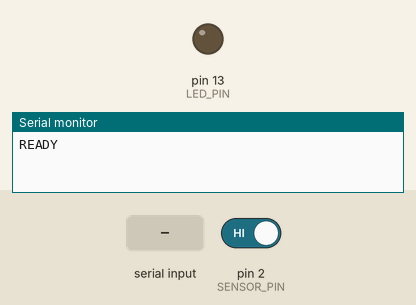
Simulated run of this sketch. Board: Arduino Nano, built with avr-gcc and run on an emulated ATmega328P. On the bench: output pins drawn as LEDs (lit = HIGH), the last lines printed to the serial monitor. The inputs (shaded band) are chosen by the test bench; at power-on: pin 2 (SENSOR_PIN) HIGH.

Above: at 1.8 s.
1.9 s: pin 2 (SENSOR_PIN) driven LOW
At 3.1 s:
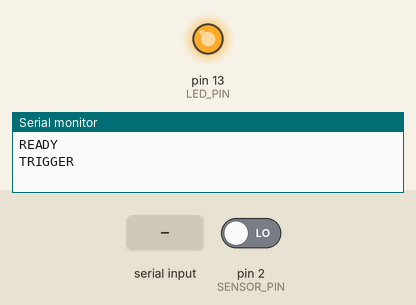
3.4 s: "C" received over Serial
At 3.7 s:
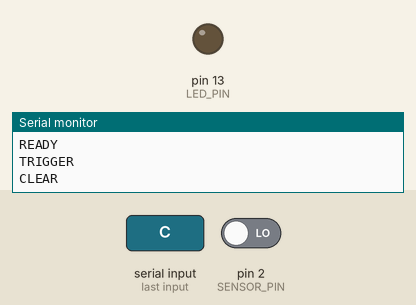
6.4 s: "T" received over Serial
At 7.0 s:
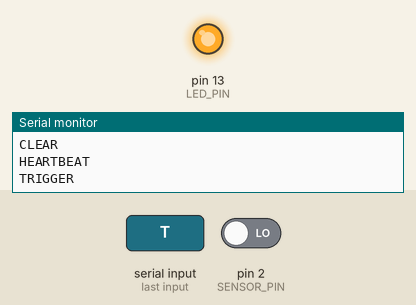
7.9 s: "c" received over Serial
At 8.3 s:
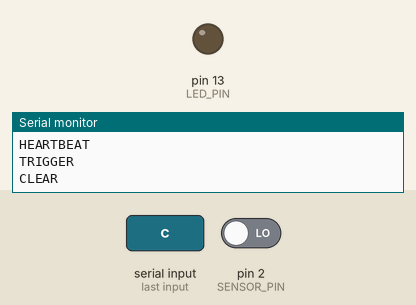
Timing chart, 0 to 10.4 s (numbered marks = the images above; inputs shaded):
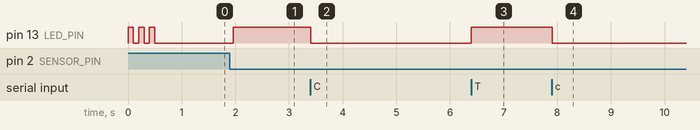

The sketch:

trigger_sensor.ino
```cpp
/**
 * AI检测项目 - Arduino Nano 光电触发固件
 *
 * 功能：
 *   - 监听 D2 引脚的光电开关信号（低电平有效 / NPN型）
 *   - 工件到位时通过串口发送 TRIGGER 信号
 *   - 工件离开时通过串口发送 CLEAR 信号
 *   - 内置 50ms 硬件消抖 + 锁定期防重复触发
 *
 * 接线：
 *   D2 ← 光电开关信号线（棕色）
 *   GND ← 光电开关 GND（蓝色）
 *   5V  → 光电开关 VCC（黑色）  [如果传感器是 5V 供电]
 *
 *   D13 (板载LED) = 状态指示灯
 *
 * 串口协议 (9600 bps, 换行符分隔):
 *   TRIGGER        - 光电开关被遮挡（工件到位），前端应执行"抓拍/开始检测"
 *   CLEAR          - 光电开关恢复（工件离开），前端应执行"复位/重置"
 *   HEARTBEAT      - 每5秒发送一次，前端用于检测连接状态
 *   READY          - 启动完成，前端可识别设备就绪
 */

// ============ 引脚定义 ============
const int SENSOR_PIN = 2;      // 光电开关信号引脚 (D2)
const int LED_PIN = 13;        // 板载LED状态指示

// ============ 消抖参数 ============
const unsigned long DEBOUNCE_MS = 50;       // 消抖时间 50ms
const unsigned long LOCKOUT_MS = 500;       // 触发锁定期 500ms，防止连续重复触发
const unsigned long HEARTBEAT_MS = 5000;    // 心跳间隔 5秒

// ============ 状态变量 ============
int lastStableState = HIGH;                 // 上一次稳定状态（HIGH = 未遮挡）
int lastReading = HIGH;                     // 上一次读数
unsigned long lastDebounceTime = 0;         // 上一次状态变化时间
unsigned long lastTriggerTime = 0;          // 上一次触发时间（锁定期用）
unsigned long lastHeartbeatTime = 0;        // 上一次心跳时间

void setup() {
  // 串口初始化
  Serial.begin(9600);

  // 引脚模式
  pinMode(SENSOR_PIN, INPUT_PULLUP);  // 内部上拉，光电开关 NPN 型低电平有效
  pinMode(LED_PIN, OUTPUT);

  // 读取初始状态
  lastStableState = digitalRead(SENSOR_PIN);
  lastReading = lastStableState;

  // 启动指示：LED 闪烁 3 次
  for (int i = 0; i < 3; i++) {
    digitalWrite(LED_PIN, HIGH);
    delay(100);
    digitalWrite(LED_PIN, LOW);
    delay(100);
  }

  // 发送就绪信号
  Serial.println("READY");
}

void loop() {
  unsigned long now = millis();

  // ---- 串口指令输入模拟 (PC -> Arduino -> PC 环回模拟) ----
  if (Serial.available() > 0) {
    char cmd = Serial.read();
    if (cmd == 'T' || cmd == 't') {
      Serial.println("TRIGGER");
      digitalWrite(LED_PIN, HIGH);
      lastTriggerTime = now;
    } else if (cmd == 'C' || cmd == 'c') {
      Serial.println("CLEAR");
      digitalWrite(LED_PIN, LOW);
    } else if (cmd == 'R' || cmd == 'r') {
      Serial.println("RESET");
    } else if (cmd == 'P' || cmd == 'p') {
      Serial.println("MANUAL_PASS");
    }
  }

  int reading = digitalRead(SENSOR_PIN);

  // ---- 消抖逻辑 ----
  if (reading != lastReading) {
    lastDebounceTime = now;
  }
  lastReading = reading;

  if ((now - lastDebounceTime) > DEBOUNCE_MS) {
    // 状态确实发生了变化
    if (reading != lastStableState) {
      lastStableState = reading;

      if (reading == LOW) {
        // ---- 光电开关被遮挡：工件到位 ----
        if ((now - lastTriggerTime) > LOCKOUT_MS) {
          Serial.println("TRIGGER");
          digitalWrite(LED_PIN, HIGH);  // LED 亮 = 有工件
          lastTriggerTime = now;
        }
      } else {
        // ---- 光电开关恢复：工件离开 ----
        Serial.println("CLEAR");
        digitalWrite(LED_PIN, LOW);     // LED 灭 = 无工件
      }
    }
  }

  // ---- 心跳 ----
  if ((now - lastHeartbeatTime) > HEARTBEAT_MS) {
    Serial.println("HEARTBEAT");
    lastHeartbeatTime = now;
  }

  // 小延时，降低CPU占用
  delay(5);
}
```

Measured:
- after the input at 1.9 s, pin 13 (LED_PIN): LOW → HIGH after 0.06 s
- after the input at 3.4 s, pin 13 (LED_PIN): HIGH → LOW at once
- after the input at 6.4 s, pin 13 (LED_PIN): LOW → HIGH at once
- after the input at 7.9 s, pin 13 (LED_PIN): HIGH → LOW at once
